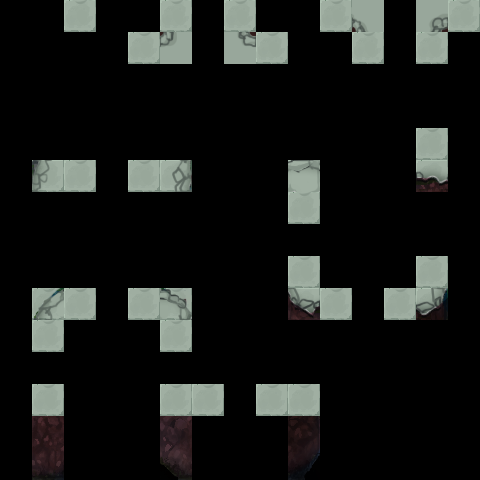

Tiled map render using the project's own tile images. Description and the whole map definition, tile-layer contents included, below:
An orthogonal 15x15 tile map with 32x32 px tiles, 3 tile layers (input_temple_crif, output_layer1, output_layer3), 2 hidden layers not drawn.

<map version="1.2" tiledversion="2020.02.26" orientation="orthogonal" renderorder="right-down" width="15" height="15" tilewidth="32" tileheight="32" infinite="0" nextlayerid="6" nextobjectid="1">
 <properties>
  <property name="MatchOutsideMap" type="bool" value="false" />
 </properties>
 <tileset firstgid="1" name="mapchip" tilewidth="32" tileheight="32" tilecount="340" columns="10">
  <image source="../img/tilesets/original/temple.png" width="320" height="1088" />
 </tileset>
 <layer id="1" name="regions" width="15" height="15" visible="0">
  <data encoding="csv">
302,0,302,0,302,302,0,302,302,0,302,302,0,302,302,
302,0,0,0,302,302,0,302,302,0,302,302,0,302,302,
302,0,0,0,0,0,0,0,0,0,0,0,0,0,0,
0,0,0,0,0,0,0,0,0,0,0,0,0,0,0,
0,0,0,0,0,0,0,0,0,302,0,0,0,302,0,
302,302,302,0,302,302,302,0,0,302,0,0,0,302,0,
0,0,0,0,0,0,0,0,0,302,0,0,0,302,0,
0,0,0,0,0,0,0,0,0,0,0,0,0,0,0,
0,302,0,0,0,302,0,0,0,302,0,0,0,302,0,
302,302,302,0,302,302,302,0,302,302,302,0,302,302,302,
0,302,0,0,0,302,0,0,0,302,0,0,0,302,0,
0,0,0,0,0,0,0,0,0,0,0,0,0,0,0,
0,302,0,0,302,302,302,0,302,302,302,0,0,0,0,
0,302,0,0,0,302,0,0,0,302,0,0,0,0,0,
0,302,0,0,0,302,0,0,0,302,0,0,0,0,0
</data>
 </layer>
 <layer id="2" name="input_temple_crif" width="15" height="15">
  <data encoding="csv">
0,0,302,0,0,302,0,302,0,0,302,302,0,302,302,
0,0,0,0,302,302,0,302,302,0,0,302,0,302,0,
0,0,0,0,0,0,0,0,0,0,0,0,0,0,0,
0,0,0,0,0,0,0,0,0,0,0,0,0,0,0,
0,0,0,0,0,0,0,0,0,0,0,0,0,302,0,
0,302,302,0,302,302,0,0,0,302,0,0,0,302,0,
0,0,0,0,0,0,0,0,0,302,0,0,0,0,0,
0,0,0,0,0,0,0,0,0,0,0,0,0,0,0,
0,0,0,0,0,0,0,0,0,302,0,0,0,302,0,
0,302,302,0,302,302,0,0,0,302,302,0,302,302,0,
0,302,0,0,0,302,0,0,0,0,0,0,0,0,0,
0,0,0,0,0,0,0,0,0,0,0,0,0,0,0,
0,302,0,0,0,302,302,0,302,302,0,0,0,0,0,
0,0,0,0,0,0,0,0,0,0,0,0,0,0,0,
0,0,0,0,0,0,0,0,0,0,0,0,0,0,0
</data>
 </layer>
 <layer id="3" name="inputnot_temple_crif" width="15" height="15" visible="0">
  <data encoding="csv">
302,0,0,0,302,0,0,0,302,0,0,0,0,0,0,
0,0,0,0,0,0,0,0,0,0,302,0,0,0,302,
0,0,0,0,0,0,0,0,0,0,0,0,0,0,0,
0,0,0,0,0,0,0,0,0,0,0,0,0,0,0,
0,0,0,0,0,0,0,0,0,302,0,0,0,0,0,
302,0,0,0,0,0,302,0,0,0,0,0,0,0,0,
0,0,0,0,0,0,0,0,0,0,0,0,0,302,0,
0,0,0,0,0,0,0,0,0,0,0,0,0,0,0,
0,302,0,0,0,302,0,0,0,0,0,0,0,0,0,
302,0,0,0,0,0,302,0,302,0,0,0,0,0,302,
0,0,0,0,0,0,0,0,0,302,0,0,0,302,0,
0,0,0,0,0,0,0,0,0,0,0,0,0,0,0,
0,0,0,0,302,0,0,0,0,0,302,0,0,0,0,
0,302,0,0,0,302,0,0,0,302,0,0,0,0,0,
0,302,0,0,0,302,0,0,0,302,0,0,0,0,0
</data>
 </layer>
 <layer id="4" name="output_layer1" width="15" height="15">
  <data encoding="csv">
0,0,302,0,0,0,0,0,0,0,0,295,0,294,0,
0,0,0,0,0,305,0,304,0,0,0,0,0,0,0,
0,0,0,0,0,0,0,0,0,0,0,0,0,0,0,
0,0,0,0,0,0,0,0,0,0,0,0,0,0,0,
0,0,0,0,0,0,0,0,0,0,0,0,0,0,0,
0,301,0,0,0,303,0,0,0,292,0,0,0,312,0,
0,0,0,0,0,0,0,0,0,0,0,0,0,0,0,
0,0,0,0,0,0,0,0,0,0,0,0,0,0,0,
0,0,0,0,0,0,0,0,0,0,0,0,0,0,0,
0,0,0,0,0,0,0,0,0,311,0,0,0,313,0,
0,0,0,0,0,0,0,0,0,0,0,0,0,0,0,
0,0,0,0,0,0,0,0,0,0,0,0,0,0,0,
0,0,0,0,0,0,0,0,0,0,0,0,0,0,0,
0,0,0,0,0,0,0,0,0,0,0,0,0,0,0,
0,0,0,0,0,0,0,0,0,0,0,0,0,0,0
</data>
 </layer>
 <layer id="5" name="output_layer3" width="15" height="15">
  <data encoding="csv">
0,0,0,0,0,0,0,0,0,0,0,0,0,0,0,
0,0,0,0,0,0,0,0,0,0,0,0,0,0,0,
0,0,0,0,0,0,0,0,0,0,0,0,0,0,0,
0,0,0,0,0,0,0,0,0,0,0,0,0,0,0,
0,0,0,0,0,0,0,0,0,0,0,0,0,0,0,
0,0,0,0,0,0,0,0,0,0,0,0,0,0,0,
0,0,0,0,0,0,0,0,0,0,0,0,0,0,0,
0,0,0,0,0,0,0,0,0,0,0,0,0,0,0,
0,0,0,0,0,0,0,0,0,0,0,0,0,0,0,
0,291,0,0,0,293,0,0,0,0,0,0,0,0,0,
0,0,0,0,0,0,0,0,0,0,0,0,0,0,0,
0,0,0,0,0,0,0,0,0,0,0,0,0,0,0,
0,0,0,0,0,0,0,0,0,0,0,0,0,0,0,
0,322,0,0,0,321,0,0,0,323,0,0,0,0,0,
0,332,0,0,0,331,0,0,0,333,0,0,0,0,0
</data>
 </layer>
</map>
